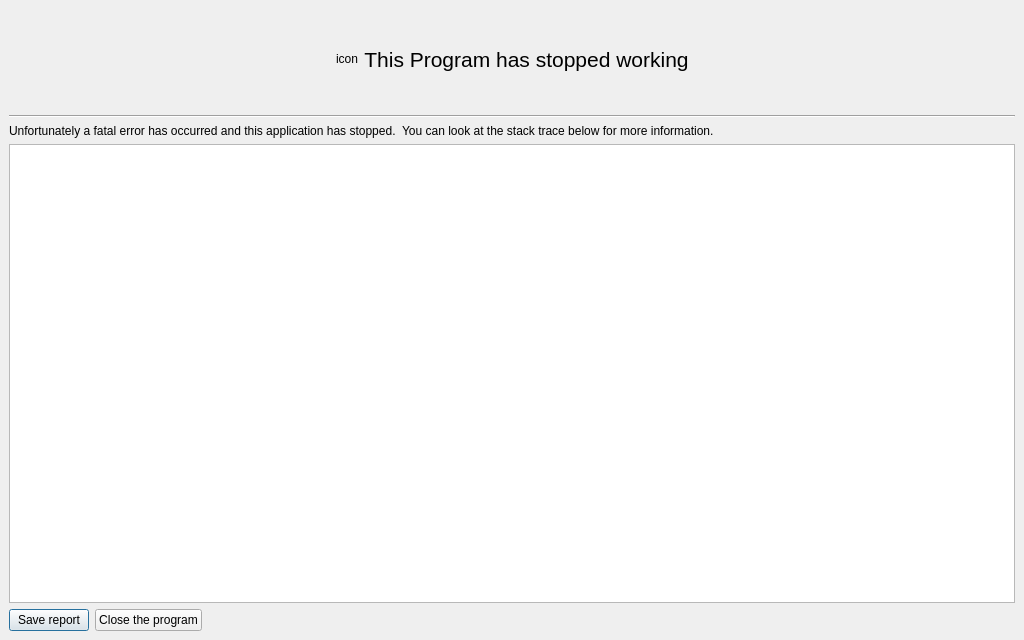
<?xml version="1.0" encoding="UTF-8"?>
<ui version="4.0">
 <class>CrashReportDialog</class>
 <widget class="QDialog" name="CrashReportDialog">
  <property name="geometry">
   <rect>
    <x>0</x>
    <y>0</y>
    <width>1024</width>
    <height>640</height>
   </rect>
  </property>
  <property name="windowTitle">
   <string>Dialog</string>
  </property>
  <layout class="QVBoxLayout" name="verticalLayout_2">
   <property name="leftMargin">
    <number>0</number>
   </property>
   <property name="topMargin">
    <number>0</number>
   </property>
   <property name="rightMargin">
    <number>0</number>
   </property>
   <property name="bottomMargin">
    <number>0</number>
   </property>
   <item>
    <layout class="QVBoxLayout" name="verticalLayout">
     <property name="leftMargin">
      <number>9</number>
     </property>
     <property name="topMargin">
      <number>9</number>
     </property>
     <property name="rightMargin">
      <number>9</number>
     </property>
     <property name="bottomMargin">
      <number>9</number>
     </property>
     <item>
      <layout class="QHBoxLayout" name="horizontalLayout"/>
     </item>
     <item>
      <layout class="QHBoxLayout" name="titleLayout">
       <item>
        <spacer name="horizontalSpacer_2">
         <property name="orientation">
          <enum>Qt::Horizontal</enum>
         </property>
         <property name="sizeHint" stdset="0">
          <size>
           <width>40</width>
           <height>100</height>
          </size>
         </property>
        </spacer>
       </item>
       <item>
        <widget class="QLabel" name="iconLabel">
         <property name="text">
          <string>icon</string>
         </property>
        </widget>
       </item>
       <item>
        <widget class="QLabel" name="dialogTitle">
         <property name="font">
          <font>
           <pointsize>16</pointsize>
          </font>
         </property>
         <property name="text">
          <string>This Program has stopped working</string>
         </property>
         <property name="alignment">
          <set>Qt::AlignCenter</set>
         </property>
        </widget>
       </item>
       <item>
        <spacer name="horizontalSpacer_3">
         <property name="orientation">
          <enum>Qt::Horizontal</enum>
         </property>
         <property name="sizeHint" stdset="0">
          <size>
           <width>40</width>
           <height>100</height>
          </size>
         </property>
        </spacer>
       </item>
      </layout>
     </item>
     <item>
      <widget class="Line" name="line_2">
       <property name="orientation">
        <enum>Qt::Horizontal</enum>
       </property>
      </widget>
     </item>
     <item>
      <widget class="QLabel" name="infoLabel">
       <property name="text">
        <string>Unfortunately a fatal error has occurred and this application has stopped.  You can look at the stack trace below for more information.</string>
       </property>
      </widget>
     </item>
     <item>
      <widget class="QTextEdit" name="textEdit"/>
     </item>
     <item>
      <layout class="QHBoxLayout" name="horizontalLayout_3">
       <item>
        <widget class="QPushButton" name="saveStackTraceBtn">
         <property name="text">
          <string>Save report</string>
         </property>
        </widget>
       </item>
       <item>
        <widget class="QPushButton" name="closeProgramBtn">
         <property name="text">
          <string>Close the program</string>
         </property>
        </widget>
       </item>
       <item>
        <spacer name="horizontalSpacer">
         <property name="orientation">
          <enum>Qt::Horizontal</enum>
         </property>
         <property name="sizeHint" stdset="0">
          <size>
           <width>40</width>
           <height>20</height>
          </size>
         </property>
        </spacer>
       </item>
      </layout>
     </item>
    </layout>
   </item>
  </layout>
 </widget>
 <resources/>
 <connections/>
</ui>
